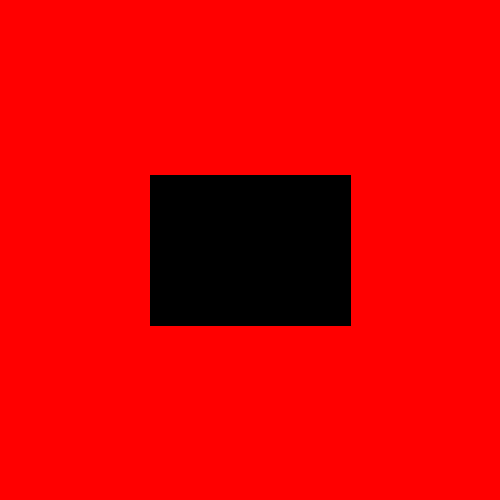
Frame 1 (no input)
Frame 60 (the mouse pressed at the canvas centre just before this capture): identical to frame 1, image omitted
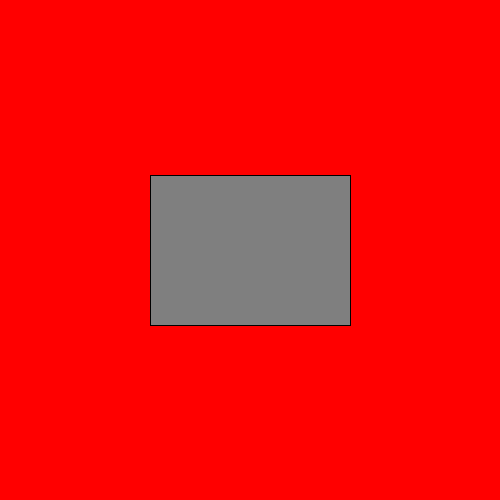
Frame 120 (the mouse held since frame 60 and released just before this capture)

The Processing sketch that drew these frames (run headless with seeded random() and noise(); from frame 60 on, the mouse is pressed at the canvas centre):

// Processing sketch: day2_01_map
// ── day2_01_map.pde
/*
Bootcamp CODE 2015 - InClass Sketch
Created by: Umi Syam
August 4, 2015
*/

void setup() {
 size(500,500);
 background(255,0,0); 
 rectMode(CENTER);
}

void draw() {
  float myColorRange = map(mouseX, 0, width, 0, 255);
  
  fill(myColorRange);
  rect(width/2, height/2, 200, 150);
}
